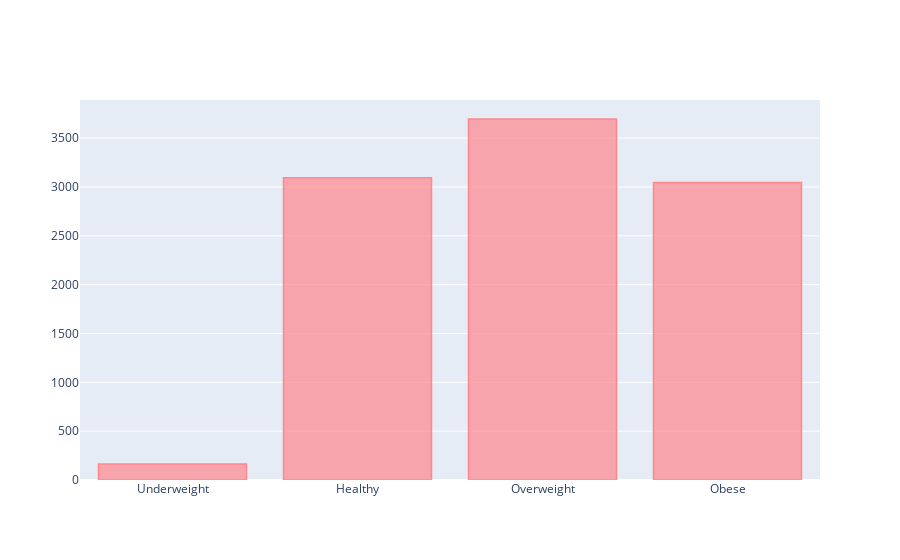

The cell this chart's notebook holds for it:
### Code cell
trace = go.Bar(
    x=x_,
    y=y_,
    textposition = 'auto',
    name='target 0',
    marker=dict(
        color='rgba(255, 135, 141,0.7)',
        line=dict(
            color='rgba(255, 135, 141,1)',
            width=1.5),
        ),
    opacity=1
)


data = [trace]

plotly.offline.iplot(data, filename='bar-chart')

### Figure 1 — Plotly figure (JSON) as saved in the notebook; plotly's stock layout.template omitted (floating-point values rounded to 4 significant figures)
{"data": [{"marker": {"color": "rgba(255, 135, 141,0.7)", "line": {"color": "rgba(255, 135, 141,1)", "width": 1.5}}, "name": "target 0", "opacity": 1, "textposition": "auto", "type": "bar", "x": ["Underweight", "Healthy", "Overweight", "Obese"], "y": [165, 3094, 3696, 3045]}], "layout": {}}
